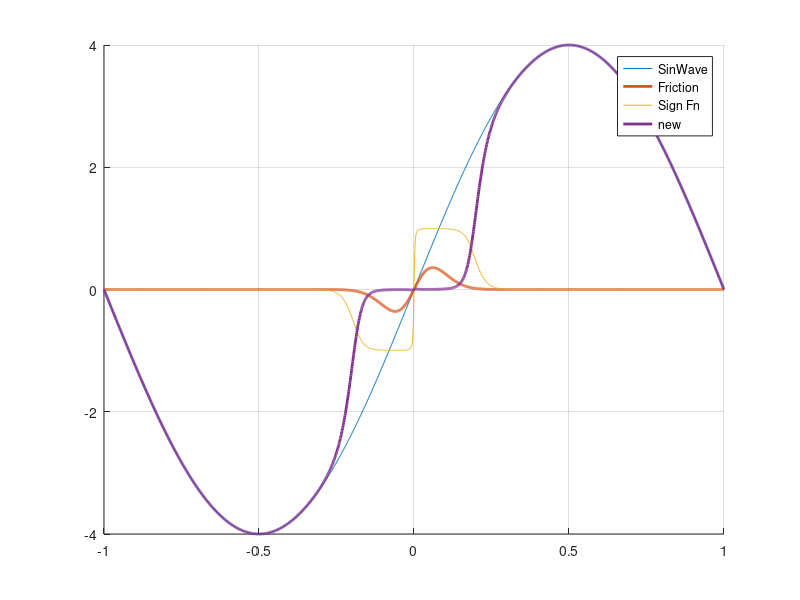

The MATLAB script that drew this image: (Note: this script raises an error after producing the figure.)

% cutoff at 1 amp going "forward" and 0.8 going "backward"
v = linspace(-1,1,2000);
vc = 0.1; % half of the input for cutoff
a1 = 1.0;
b1 = 0.0; % settling value of friction
a2 = 0.01;
a3 = 0.001;

alpha0 = 0.00001;
alpha1 = 0.1;
alpha2 = 1;
% 
% vc = 0.001;
% a1 = 0.01;
% b1 = 0.001;
% a2 = 0.0001;
% R1 + R2.*exp(-R3.*abs(Ia)) + R4.*exp(-R5.*abs(Ia).^2);


sinwave = 4*sin(2*pi*0.5*v);
signv = v./sqrt(a2+v.^2);

Fs = exp(-((v./vc).^2));
Fc = (b1.*v)./(sqrt(a1 + v.^2));

Ft = Fs + Fc;

Tf = alpha0.*signv + alpha1.*exp(-alpha2.*signv.*v).*signv;
Fn = Fs.*signv + Fc;
signFn = Fn./sqrt(a3+Fn.^2);
new = sinwave - sqrt(signFn.^2).*sinwave;

figure(2); clf; hold on;
% plot(v,Fs,'DisplayName','Stribeck'); hold on;
% plot(v,Fc,'DisplayName','Coulomb');
% plot(v,Ft,'DisplayName','Total','LineWidth',2);
% plot(v,-Ft,'DisplayName','-ve Total','LineWidth',2);

% subplot(2,1,2);

plot(v,sinwave,'DisplayName','SinWave'); hold on;
plot(v,Fn,'DisplayName','Friction','linewidth',2);
% plot(v,sinwave-Fn,'linewidth',2,'DisplayName','Sinwave - friction');
% plot(v,signv,'DisplayName','Sign V');
plot(v,signFn,'DisplayName','Sign Fn');
plot(v,new,'DisplayName','new','linewidth',2);
% plot(v,Tf,'DisplayName','NewModel');
% plot(v,sinwave-Tf,'DisplayName','Sinwave - new friction');
grid on;
legend;




%%
% Load data
type = "sinWave";
filename = sprintf("%s_data.mat",type);
data = importdata(filename);

time    = data(:,1);
enc     = data(:,2);
pos     = data(:,3);
vel     = data(:,4);
V       = data(:,5);
current = data(:,6);

k = find(V<0);
current(k) = current(k)*-1;
Ia = current;
w = vel;
% Friction function coefficients
Va_cutoff = 1; % half the cutoff input
a1 = 1.0;
b1 = 0.0; % settling value of friction
a2 = 0.01;
a3 = 0.0001;

% Friction functions
Fs = exp(-((V./Va_cutoff).^2));
% Fc = (b1.*V)./(sqrt(a1 + V.^2));

signV = V./sqrt(a2+V.^2);
% Fn = Fs.*signV + Fc;
Fn = Fs.*signV;

signFn = Fn./sqrt(a2+Fn.^2);

% Model
signW = w./sqrt(a2+w.^2);
% corrected = w - (sqrt(signFn.^2).*-(w.*signW);
% corrected = w - signFn.*w;
this = 1.*signFn.*(1-sqrt(signW.^2));

signMe = this./sqrt(a2 + this.^2);

figure(4); clf; hold on;
% plot(time,current,'DisplayName','Current'); hold on;
% plot(time,V,'DisplayName','Voltage');
plot(time,this,'DisplayName','this');
plot(time,signFn,'DisplayName','sign(V<2)');
plot(time,signMe,'DisplayName','look at me','linewidth',2);
% plot(time,corrected,'DisplayName','velocity with deadzone');
% plot(time,w,'DisplayName','Actual Velocity');
% plot(time,Fn,'DisplayName','Fn');
legend;

%%
Ia = linspace(-2,2,2000);
Ia_cut = 0.5;
a1 = 0.5; % magnitude of breakaway peak
a2 = 0.1; % roughly ss value
a3 = 0.1; % slope after peak
B1 = 100; % also not sure
B2 = 10; % not sure. 
B3 = 100; % sharpness of peak


Tf = a1.*(tanh(B1.*Ia) - tanh(B2.*Ia)) + a2.*tanh(B3.*Ia) + a3.*Ia;

Fs = exp(-((Ia./Ia_cut).^2));

figure(9); clf; grid on; hold on;
plot(Ia,Tf);




